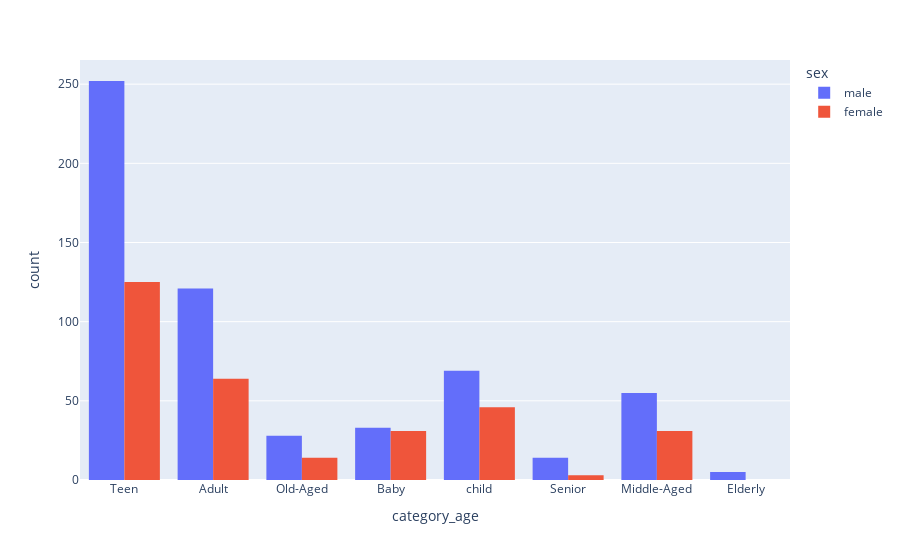

The notebook cell this image was saved under:
### Markdown cell above
- Category  Count Using Plotly

### Code cell
import plotly.express as px

# Assuming you've loaded the penguins dataset into a DataFrame named df

fig = px.histogram(df, x='category_age', color='sex')
fig.update_layout(barmode='group') #  # Adjusts the layout to group bars for each sex

fig.show()

### Figure 1 — Plotly figure (JSON) as saved in the notebook; plotly's stock layout.template omitted (floating-point values rounded to 4 significant figures; data arrays with more than 128 entries replaced by an {"elided": "..."} marker saying what was removed)
{"data": [{"alignmentgroup": "True", "bingroup": "x", "hovertemplate": "sex=male<br>category_age=%{x}<br>count=%{y}<extra></extra>", "legendgroup": "male", "marker": {"color": "#636efa", "pattern": {"shape": ""}}, "name": "male", "offsetgroup": "male", "orientation": "v", "showlegend": true, "type": "histogram", "x": {"elided": "577 str values"}, "xaxis": "x", "yaxis": "y"}, {"alignmentgroup": "True", "bingroup": "x", "hovertemplate": "sex=female<br>category_age=%{x}<br>count=%{y}<extra></extra>", "legendgroup": "female", "marker": {"color": "#EF553B", "pattern": {"shape": ""}}, "name": "female", "offsetgroup": "female", "orientation": "v", "showlegend": true, "type": "histogram", "x": {"elided": "314 str values"}, "xaxis": "x", "yaxis": "y"}], "layout": {"barmode": "group", "legend": {"title": {"text": "sex"}, "tracegroupgap": 0}, "margin": {"t": 60}, "xaxis": {"anchor": "y", "domain": [0, 1], "title": {"text": "category_age"}}, "yaxis": {"anchor": "x", "domain": [0, 1], "title": {"text": "count"}}}}
